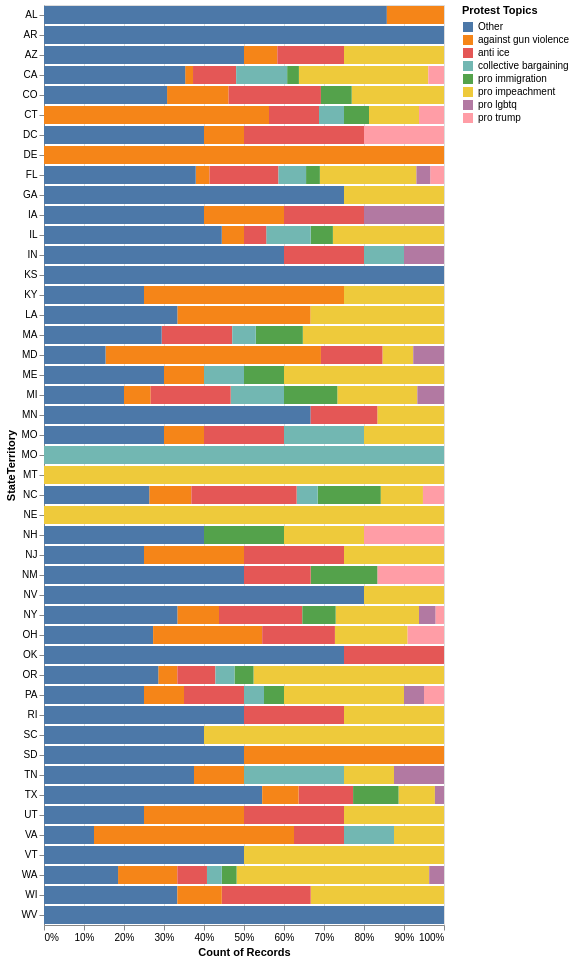

Express this chart as Vega-Lite.
### Vega-Lite specification from a JSON file in a GitHub repository (floating-point values rounded to 4 significant figures; data arrays with more than 128 entries replaced by an {"elided": "..."} marker saying what was removed)
{"config": {"view": {"continuousWidth": 400, "continuousHeight": 300}}, "data": {"name": "data-508cca5f0727d6479accf09a23742c12"}, "mark": "bar", "encoding": {"color": {"type": "nominal", "field": "BroaderClaim", "legend": {"title": "Protest Topics"}}, "tooltip": [{"type": "nominal", "field": "StateTerritory"}, {"type": "nominal", "field": "BroaderClaim"}, {"type": "quantitative", "aggregate": "count", "field": "*"}], "x": {"type": "quantitative", "aggregate": "count", "field": "*", "stack": "normalize"}, "y": {"type": "nominal", "field": "StateTerritory"}}, "$schema": "https://vega.github.io/schema/vega-lite/v4.8.1.json", "datasets": {"data-508cca5f0727d6479accf09a23742c12": {"elided": "582 records"}}}
